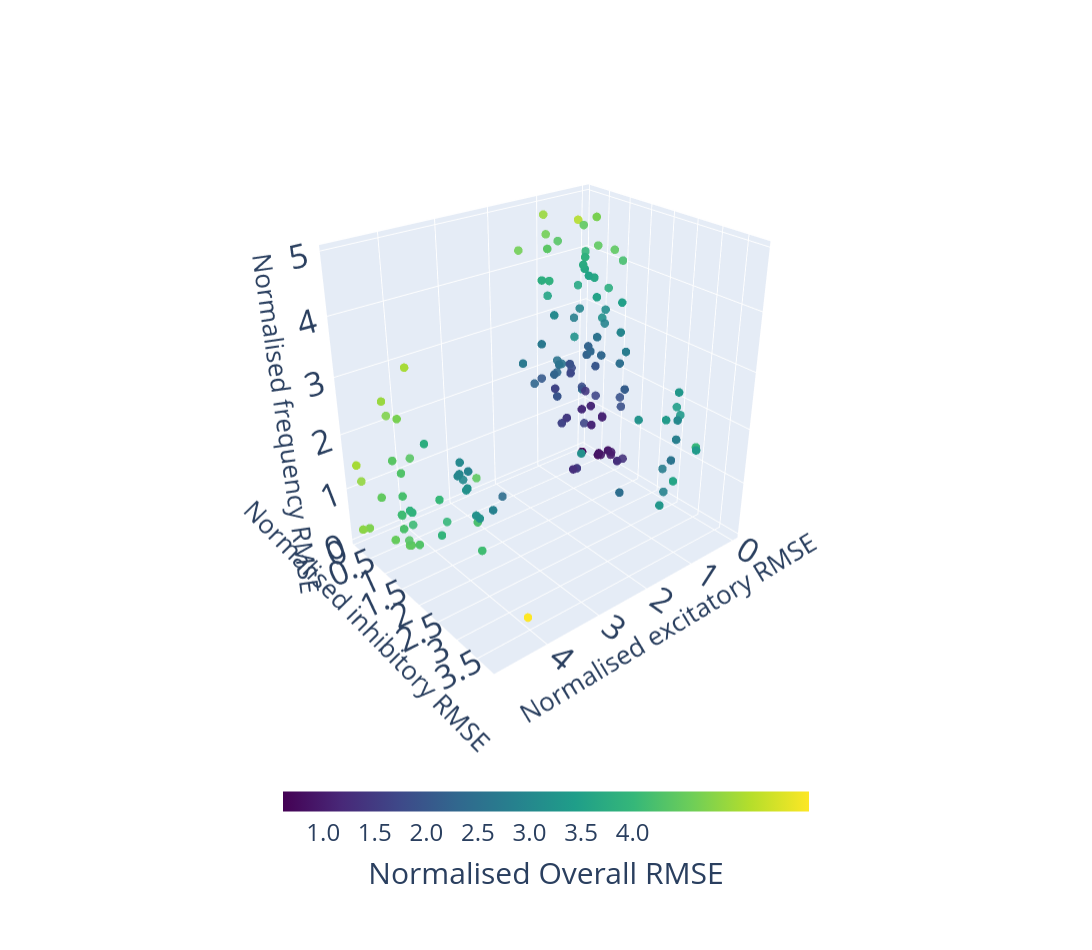

Notebook source saved alongside this figure:
### Code cell
import plotly.graph_objects as go
# Load Pareto frontier for CASE 2
# NOTE: update path as per local relative path
path = "SNN_GA/results/snn_ga_1k/ex2_in2_20260410-004700/frontier_full.csv"
df = pd.read_csv(path)

# Extract normalised RMSE columns
exc = df["ex_firing_error_norm"]
inh = df["inhib_firing_error_norm"]
psd = df["psd_peak_error_norm"]

# Compute overall normalised RMSE
rmse_total = np.sqrt(exc**2 + inh**2 + psd**2)


fig = go.Figure()
# Frontier points
fig.add_trace(go.Scatter3d(
    x=exc,
    y=inh,
    z=psd,
    mode='markers',
    marker=dict(
        size=5,
        color=rmse_total,
        colorscale='Viridis',
        colorbar=dict(
            title = dict( text = "<br>Normalised Overall RMSE", side = "bottom" ),
            orientation="h",     # rotate 90 degrees
            x=0.5,               # center horizontally
            y=0.05,             # place below the plot
            thickness=20,
            len=0.5,
            tickmode="array",
            tickvals=[1.0, 1.5, 2.0, 2.5, 3.0, 3.5, 4.0],
            ticktext=["1.0", "1.5", "2.0", "2.5", "3.0", "3.5", "4.0", "4.5"]
        ),
        opacity=0.9
    ),
    hovertemplate=(
        "RMSEexc: %{x:.3f}<br>"
        "RMSEinh: %{y:.3f}<br>"
        "RMSEfreq: %{z:.3f}<br>"
        "Overall: %{marker.color:.3f}<br>"
        "<extra></extra>"
    ),
    showlegend=False,
    name=""
))

# Highlight validated best point
fig.add_trace(go.Scatter3d(
    x=[ex_norm],
    y=[in_norm],
    z=[psd_norm],
    mode='markers',
    marker=dict(
        size=5,
        color=[validated_comp],
        colorscale='Viridis',
        opacity=1.0
    ),
    hovertemplate=(
        "Lowest overall RMSE of %{marker.color:.3f}<br>"
        "RMSEexc: %{x:.3f}<br>"
        "RMSEinh: %{y:.3f}<br>"
        "RMSEfreq: %{z:.3f}<br>"
        "<extra></extra>"
    ),
    showlegend=False,
    name=""
))
# Layout adjustments
fig.update_layout(
    scene=dict(
        domain=dict(
            x=[0.0, 1.0],
            y=[0.15, 1.0]   # only reserve 25% for colorbar, not 40–50%
        ),
        xaxis=dict(
            title=dict(text="Normalised excitatory RMSE", font=dict(size=26)),
            tickfont=dict(size=20)
        ),
        yaxis=dict(
            title=dict(text="Normalised inhibitory RMSE", font=dict(size=26)),
            tickfont=dict(size=20)
        ),
        zaxis=dict(
            title=dict(text="Normalised frequency RMSE", font=dict(size=26)),
            tickfont=dict(size=20)
        ),
    ),
    scene_camera=dict(
        eye=dict(x=1.8, y=2.2, z=1.5)   # lifts z-axis title
    ),
    margin=dict(l=0, r=0, t=0, b=0),   # remove unnecessary whitespace
    width=1100,
    height=950,
    showlegend=False
)

# Colorbar fonts
fig.data[0].marker.colorbar.title.font = dict(size=30)
fig.data[0].marker.colorbar.tickfont = dict(size=24)

fig.show()

### Figure 1 — Plotly figure (JSON) as saved in the notebook; plotly's stock layout.template omitted (floating-point values rounded to 4 significant figures; data arrays with more than 128 entries replaced by an {"elided": "..."} marker saying what was removed)
{"data": [{"hovertemplate": "RMSEexc: %{x:.3f}<br>RMSEinh: %{y:.3f}<br>RMSEfreq: %{z:.3f}<br>Overall: %{marker.color:.3f}<br><extra></extra>", "marker": {"color": {"elided": "419 float values"}, "colorbar": {"len": 0.5, "orientation": "h", "thickness": 20, "tickfont": {"size": 24}, "tickmode": "array", "ticktext": ["1.0", "1.5", "2.0", "2.5", "3.0", "3.5", "4.0", "4.5"], "tickvals": [1, 1.5, 2, 2.5, 3, 3.5, 4], "title": {"font": {"size": 30}, "side": "bottom", "text": "<br>Normalised Overall RMSE"}, "x": 0.5, "y": 0.05}, "colorscale": [[0, "#440154"], [0.1111, "#482878"], [0.2222, "#3e4989"], [0.3333, "#31688e"], [0.4444, "#26828e"], [0.5556, "#1f9e89"], [0.6667, "#35b779"], [0.7778, "#6ece58"], [0.8889, "#b5de2b"], [1, "#fde725"]], "opacity": 0.9, "size": 5}, "mode": "markers", "name": "", "showlegend": false, "type": "scatter3d", "x": {"elided": "419 float values"}, "y": {"elided": "419 float values"}, "z": {"elided": "419 float values"}}, {"hovertemplate": "Lowest overall RMSE of %{marker.color:.3f}<br>RMSEexc: %{x:.3f}<br>RMSEinh: %{y:.3f}<br>RMSEfreq: %{z:.3f}<br><extra></extra>", "marker": {"color": [0.5414], "colorscale": [[0, "#440154"], [0.1111, "#482878"], [0.2222, "#3e4989"], [0.3333, "#31688e"], [0.4444, "#26828e"], [0.5556, "#1f9e89"], [0.6667, "#35b779"], [0.7778, "#6ece58"], [0.8889, "#b5de2b"], [1, "#fde725"]], "opacity": 1, "size": 5}, "mode": "markers", "name": "", "showlegend": false, "type": "scatter3d", "x": [0.3693], "y": [0.4784], "z": [0.1771]}], "layout": {"height": 950, "margin": {"b": 0, "l": 0, "r": 0, "t": 0}, "scene": {"camera": {"eye": {"x": 1.8, "y": 2.2, "z": 1.5}}, "domain": {"x": [0, 1], "y": [0.15, 1]}, "xaxis": {"tickfont": {"size": 20}, "title": {"font": {"size": 26}, "text": "Normalised excitatory RMSE"}}, "yaxis": {"tickfont": {"size": 20}, "title": {"font": {"size": 26}, "text": "Normalised inhibitory RMSE"}}, "zaxis": {"tickfont": {"size": 20}, "title": {"font": {"size": 26}, "text": "Normalised frequency RMSE"}}}, "showlegend": false, "width": 1100}}
